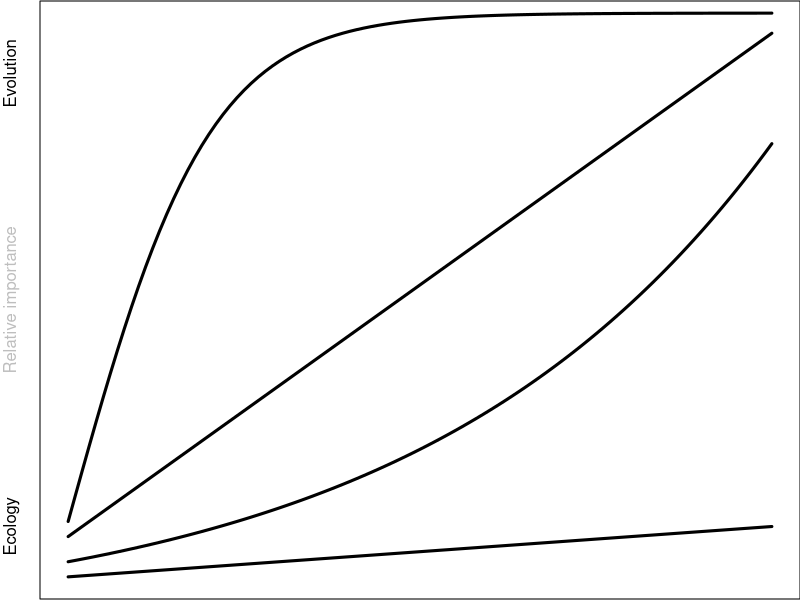
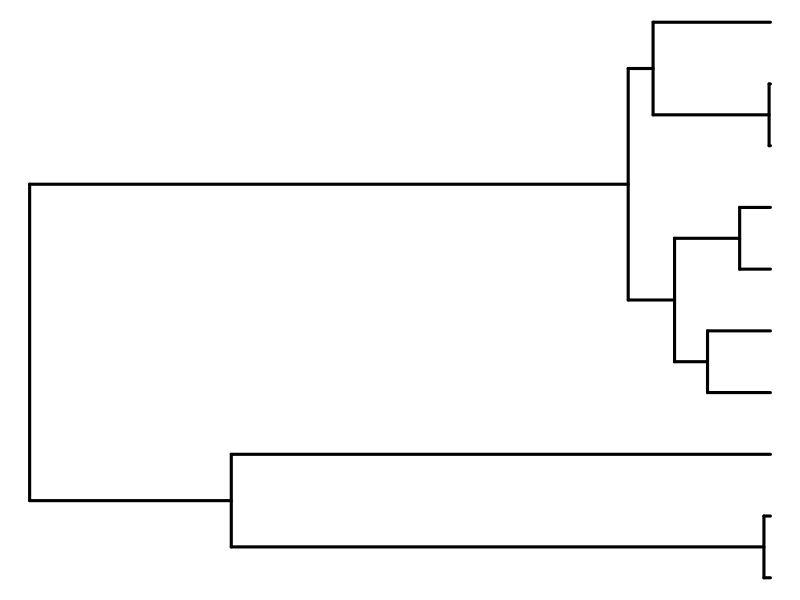
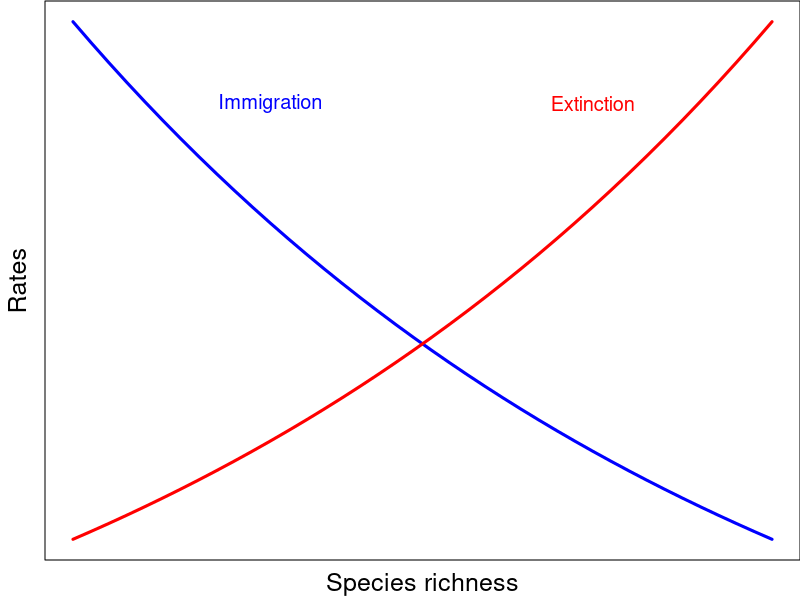
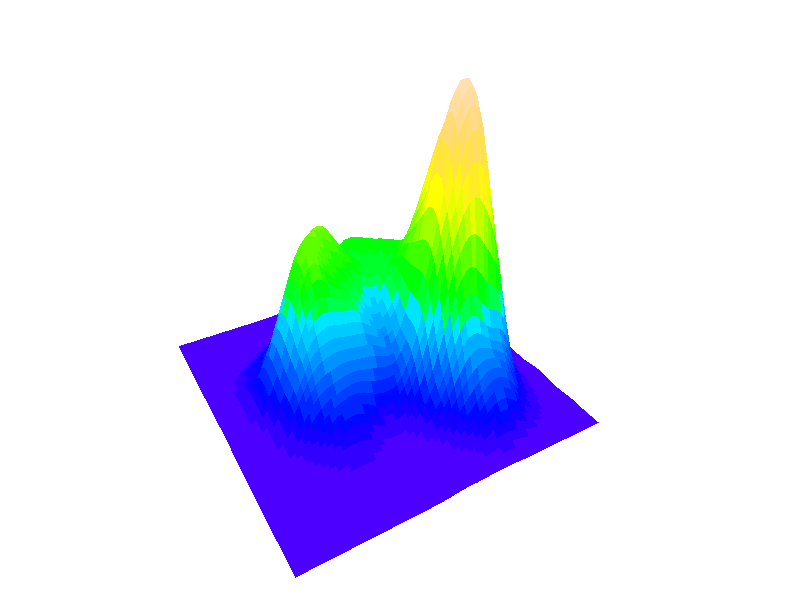
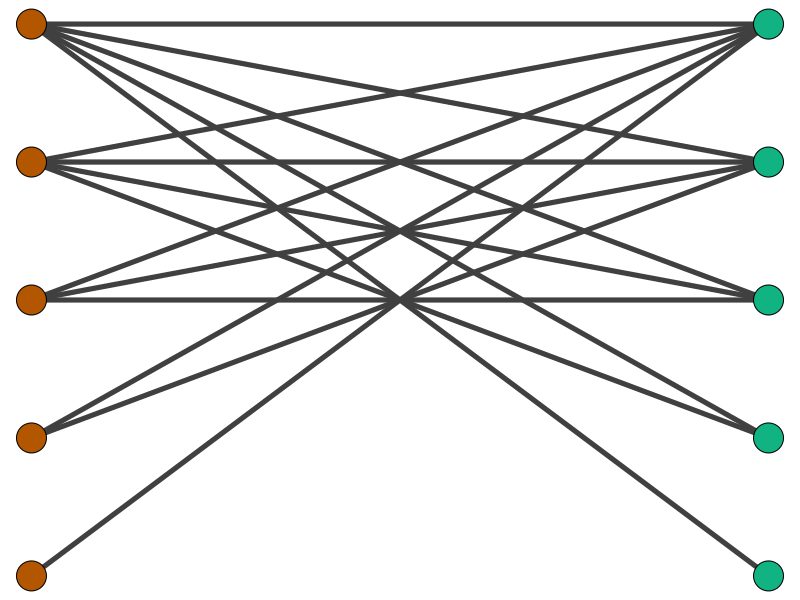
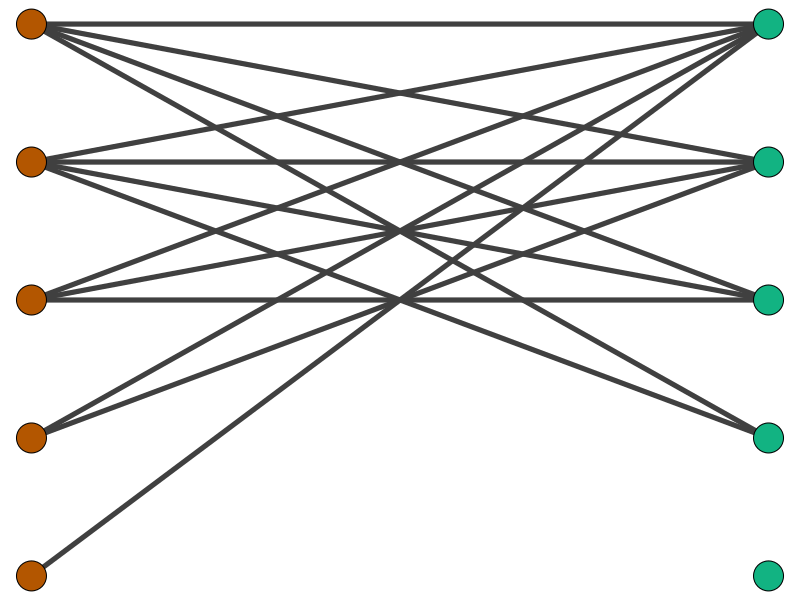
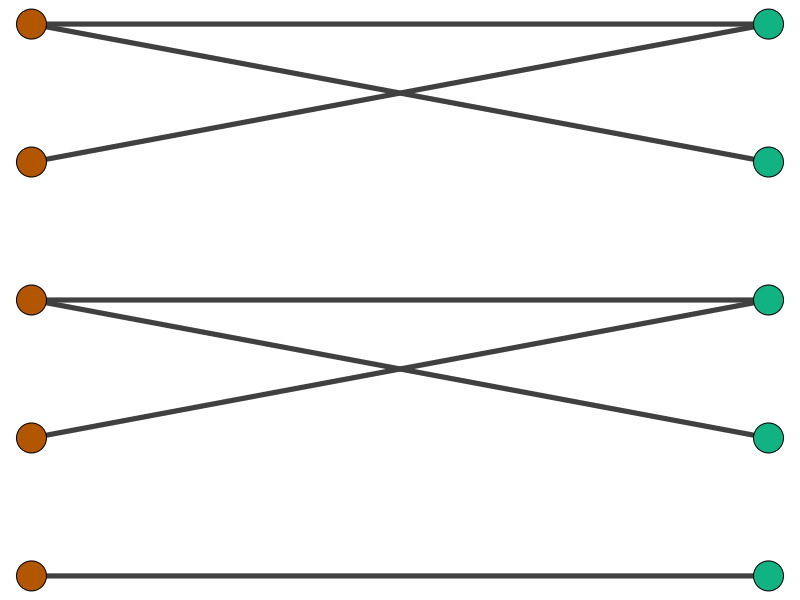
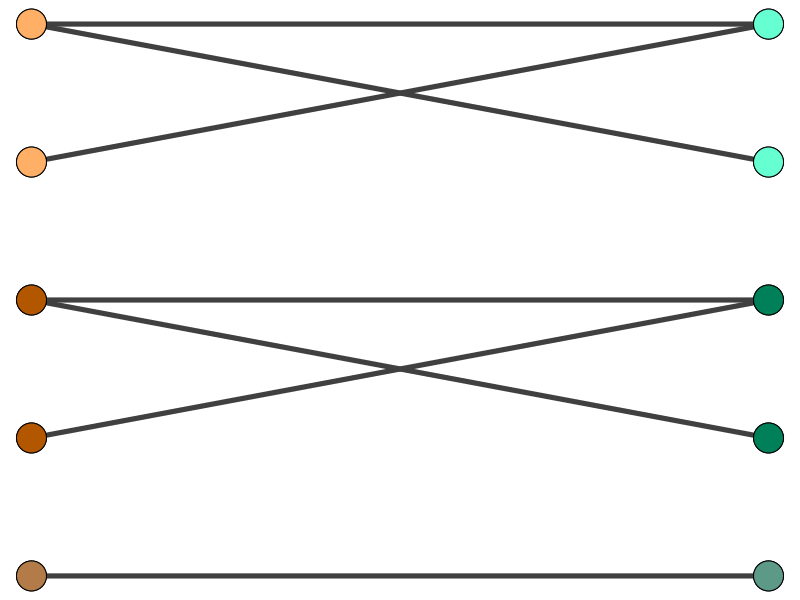

Source code (R) for these figures, in order:
setwd('~/Dropbox/hawaiiDimensions/geb_paper/islandBiology')

## substrait age and assembly figure
pdf(width=4.5, height=3.8, file='fig_age-assembly.pdf')
par(mar=c(0.05, 2, 0.05, 0), mgp=c(1, 0, 0), bg='white')
curve(1*x + 0.08, lwd=3, axes=FALSE, frame.plot=TRUE, 
      ylab='Relative importance', xlab='', col.lab='gray',
      ylim=c(0, 1.1))
curve(0.13*exp(2*x) - 0.1, add=TRUE, lwd=3)
curve(0.1*x, add=TRUE, lwd=3)
curve(2.02/(1 + exp(-10*(x)))-0.9, add=TRUE, lwd=3)
mtext('Ecology', side=2, line=1, at=0.1)
mtext('Evolution', side=2, line=1, at=1)
dev.off()

## phylo figure
library(ape)
x <- rcoal(10)
pdf(width=3, height=3, file='fig_phylo_eg2.pdf')
par(mar=rep(0, 4))
plot(x, show.tip.label=FALSE, edge.width=3)
dev.off()


## mac-Wilson
x <- exp(-seq(0, 1, length=40))

pdf(width=4.5, height=3.8, file='fig_macWilson.pdf')
par(mar=c(2, 2.25, 0.05, 0), mgp=c(0.75, 0, 0))
plot(x, type='l', col='blue', lwd=3, 
     xlab='Species richness', ylab='Rates',
     axes=FALSE, frame.plot=TRUE, cex.lab=1.5)
lines(rev(x), col='red', lwd=3)
text(c(12, 30), c(0.9, 0.9), labels=c('Immigration', 'Extinction'),
     col=c('blue', 'red'), cex=1.2)
dev.off()

## fitness landscape
library(MASS)
x <- kde2d(c(rnorm(800, mean=0), rnorm(2000, mean=2), rnorm(1000, mean=1)),
           c(rnorm(800, mean=2), rnorm(2000, mean=4), rnorm(1000, mean=0)),
           n=64)

surf.colors <- function(x, col = terrain.colors(20)) {
  x <- x$z
  # First we drop the 'borders' and average the facet corners
  # we need (nx - 1)(ny - 1) facet colours!
  x.avg <- (x[-1, -1] + x[-1, -(ncol(x) - 1)] +
             x[-(nrow(x) -1), -1] + x[-(nrow(x) -1), -(ncol(x) - 1)]) / 4

  # Now we construct the actual colours matrix
  colors = col[cut(x.avg, breaks = length(col), include.lowest = T)]

  return(colors)
}

pdf(width=4.5, height=3.8, file='fig_fitnessLandscape.pdf')
par(mar=rep(0, 4))
persp(x, col=surf.colors(x, col=topo.colors(32)), phi=30, theta=60,
      border='gray75', lwd=0.01, box=FALSE)
dev.off()

## function to plot bipartite networks

plot.bimat <- function(x, col=hsv(c(0.08, 0.45), c(1, 0.9), c(0.7, 0.7)), file=NULL) {
	plot(rep(1:2, dim(x)), c(1:nrow(x), 1:ncol(x)), 
	     ylim=c(max(dim(x)), 1), axes=FALSE, cex=4, xpd=NA,
	     panel.first={
	     	for(i in 1:nrow(x)) {
				segments(x0=1, x1=2, y0=i, y1=which(x[i, ] > 0), lwd=5, col='gray25')
			}
	     }, xlab='', ylab='', main='', 
	     pch=21, bg=rep(col, dim(x)))
}

## nestedness and modularity explained
n <- 5

net.nest <- matrix(0, nrow=n, ncol=n)
net.nest[upper.tri(net.nest, diag=TRUE)] <- 1
net.nest <- net.nest[, ncol(net.nest):1]

net.mod <- matrix(0, nrow=n, ncol=n)
net.mod[1:2, 1:2] <- 1
net.mod[2, 2] <- 0
net.mod[3:4, 3:4] <- 1
net.mod[4, 4] <- 0
net.mod[5:n, 5:n] <- 1

pdf(width=4, height=4, file='fig_nested.pdf')
par(mar=rep(0.1, 4))
plot.bimat(net.nest)
dev.off()

pdf(width=4, height=4, file='fig_nestedImm.pdf')
par(mar=rep(0.1, 4))
plot.bimat(net.nest[, -5])
points(2, 5, bg=hsv(0.45, 0.9, 0.7), pch=21, cex=4)
dev.off()

pdf(width=4, height=4, file='fig_mod.pdf')
par(mar=rep(0.1, 4))
plot.bimat(net.mod)
dev.off()

pdf(width=4, height=4, file='fig_modEvol.pdf')
par(mar=rep(0.1, 4))
plot.bimat(net.mod, col=rep('transparent', 2))
points(rep(1, 5), 1:5, bg=hsv(0.08, c(0.6, 0.6, 1, 1, 0.6), 
                              c(1, 1, 0.7, 0.7, 0.7)), 
       pch=21, cex=4)
points(rep(2, 5), 1:5, bg=hsv(0.45, c(0.6, 0.6, 1, 1, 0.4), 
                              c(1, 1, 0.5, 0.5, 0.6)), 
       pch=21, cex=4)
dev.off()


net.rand <- matrix(sample(0:1, size=10*10, rep=TRUE), nrow=10)
pdf(width=4, height=4, file='fig_exampleBipartite.pdf')
par(mar=rep(0.1, 4))
plot.bimat(net.rand)
dev.off()


pdf(width=4, height=4, file='fig_degreeDist.pdf')
par(mar=c(2, 2, 0, 0)+0.1, mgp=c(0.75, 1, 0))
curve(exp(-x), from=0, to=2, axes=FALSE, frame.plot=TRUE, xlab='Degree', ylab='Probability')
polygon(c(0, seq(0, 2, length=20)), c(exp(-2), exp(-seq(0, 2, length=20))), col='gray')
curve(exp(-x), lwd=3, add=TRUE)
dev.off()


pdf(width=4, height=4, file='fig_spaceTime.pdf')
par(mar=c(2, 2, 0, 0)+0.1, mgp=c(0.75, 1, 0))
plot(1, type='n', axes=FALSE, frame.plot=TRUE, xlab='Space', ylab='Time')
dev.off()

